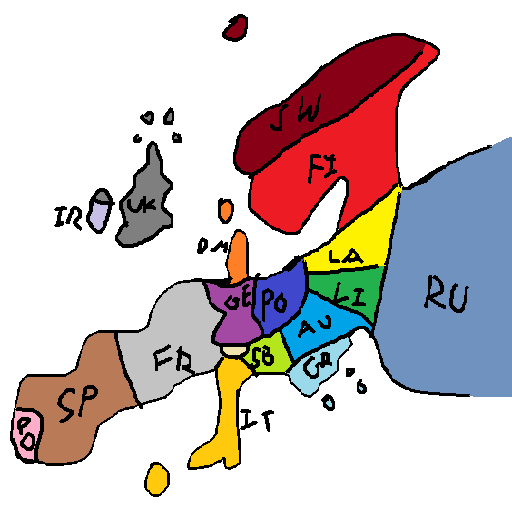
#> input picture input.bmp, 512 x 512 px
$ python removeFuzzyBorder.py
#> lines starting #> are read from the running program, lines starting #| are printed output that depends on the picture
from PIL import Image

def is_neighboring_pixels_same(img, x, y):
    width, height = img.size
    pixel = img.getpixel((x, y))

    # Define the neighbors' coordinates (N, E, S, W)
    neighbors = [
        (x, y - 1),  # North
        (x + 1, y),  # East
        (x, y + 1),  # South
        (x - 1, y)   # West
    ]

    for nx, ny in neighbors:
        if 0 <= nx < width and 0 <= ny < height:
            if img.getpixel((nx, ny)) != pixel:
                return False
    return True

def process_image(input_image_path, output_image_path):
#> called with input_image_path = 'input.bmp', output_image_path = 'inputchanged.bmp'
    img = Image.open(input_image_path)
#> img is the input picture: PIL image 512x512 RGB; mean R, G, B 204.7, 193.8, 193.8
    img = img.convert('RGB')
    width, height = img.size
#> width = 512; height = 512

    output_img = Image.new('RGB', (width, height), (0, 0, 0))
#> output_img: PIL image 512x512 RGB; every value is 0
    pixels = output_img.load()

    for y in range(height):
        for x in range(width):
            if is_neighboring_pixels_same(img, x, y):
                pixels[x, y] = img.getpixel((x, y))
            else:
                pixels[x, y] = (0, 0, 0)

    output_img.save(output_image_path)
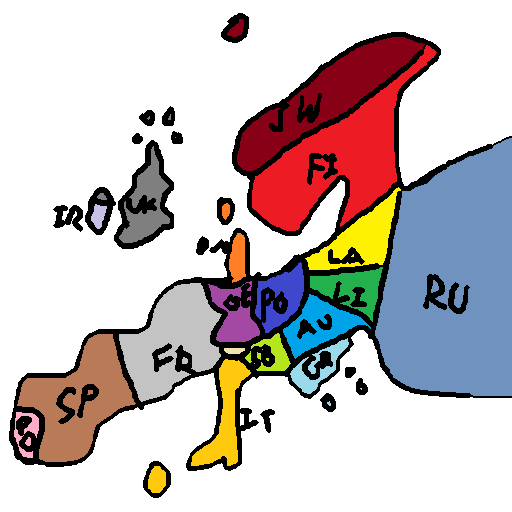
#> saved as inputchanged.bmp: PIL image 512x512 RGB; mean R, G, B 197.2, 187.1, 187.6

if __name__ == "__main__":
    input_image_path = "input.bmp"
    output_image_path = "inputchanged.bmp"
    process_image(input_image_path, output_image_path)

print("gdfg")
